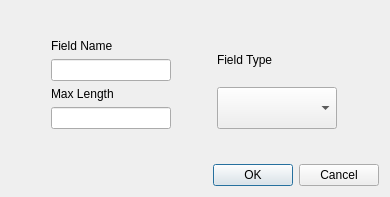
<?xml version="1.0" encoding="UTF-8"?>
<ui version="4.0">
 <class>AddFieldDialog</class>
 <widget class="QDialog" name="AddFieldDialog">
  <property name="geometry">
   <rect>
    <x>0</x>
    <y>0</y>
    <width>390</width>
    <height>197</height>
   </rect>
  </property>
  <property name="windowTitle">
   <string>Add Field</string>
  </property>
  <layout class="QVBoxLayout" name="verticalLayout_2">
   <item>
    <spacer name="verticalSpacer">
     <property name="orientation">
      <enum>Qt::Vertical</enum>
     </property>
     <property name="sizeHint" stdset="0">
      <size>
       <width>20</width>
       <height>40</height>
      </size>
     </property>
    </spacer>
   </item>
   <item>
    <layout class="QHBoxLayout" name="horizontalLayout">
     <item>
      <layout class="QVBoxLayout" name="verticalLayout">
       <item>
        <widget class="QLabel" name="label">
         <property name="maximumSize">
          <size>
           <width>120</width>
           <height>120</height>
          </size>
         </property>
         <property name="text">
          <string>Field Name</string>
         </property>
        </widget>
       </item>
       <item>
        <widget class="QLineEdit" name="fieldNameEdit">
         <property name="maximumSize">
          <size>
           <width>120</width>
           <height>120</height>
          </size>
         </property>
        </widget>
       </item>
       <item>
        <widget class="QLabel" name="labelMaxLength">
         <property name="maximumSize">
          <size>
           <width>120</width>
           <height>16777215</height>
          </size>
         </property>
         <property name="text">
          <string>Max Length</string>
         </property>
        </widget>
       </item>
       <item>
        <widget class="QLineEdit" name="maxLengthEdit">
         <property name="maximumSize">
          <size>
           <width>120</width>
           <height>16777215</height>
          </size>
         </property>
        </widget>
       </item>
      </layout>
     </item>
     <item>
      <layout class="QVBoxLayout" name="verticalLayout_3">
       <item>
        <widget class="QLabel" name="label_2">
         <property name="maximumSize">
          <size>
           <width>120</width>
           <height>120</height>
          </size>
         </property>
         <property name="text">
          <string>Field Type</string>
         </property>
        </widget>
       </item>
       <item>
        <widget class="QComboBox" name="comboBox">
         <property name="maximumSize">
          <size>
           <width>120</width>
           <height>120</height>
          </size>
         </property>
        </widget>
       </item>
      </layout>
     </item>
    </layout>
   </item>
   <item>
    <spacer name="verticalSpacer_2">
     <property name="orientation">
      <enum>Qt::Vertical</enum>
     </property>
     <property name="sizeHint" stdset="0">
      <size>
       <width>20</width>
       <height>40</height>
      </size>
     </property>
    </spacer>
   </item>
   <item>
    <widget class="QDialogButtonBox" name="buttonBox">
     <property name="orientation">
      <enum>Qt::Horizontal</enum>
     </property>
     <property name="standardButtons">
      <set>QDialogButtonBox::Cancel|QDialogButtonBox::Ok</set>
     </property>
    </widget>
   </item>
  </layout>
 </widget>
 <resources/>
 <connections>
  <connection>
   <sender>buttonBox</sender>
   <signal>accepted()</signal>
   <receiver>AddFieldDialog</receiver>
   <slot>accept()</slot>
   <hints>
    <hint type="sourcelabel">
     <x>248</x>
     <y>254</y>
    </hint>
    <hint type="destinationlabel">
     <x>157</x>
     <y>274</y>
    </hint>
   </hints>
  </connection>
  <connection>
   <sender>buttonBox</sender>
   <signal>rejected()</signal>
   <receiver>AddFieldDialog</receiver>
   <slot>reject()</slot>
   <hints>
    <hint type="sourcelabel">
     <x>316</x>
     <y>260</y>
    </hint>
    <hint type="destinationlabel">
     <x>286</x>
     <y>274</y>
    </hint>
   </hints>
  </connection>
  <connection>
   <sender>comboBox</sender>
   <signal>currentIndexChanged(int)</signal>
   <receiver>AddFieldDialog</receiver>
   <slot>index_changed()</slot>
   <hints>
    <hint type="sourcelabel">
     <x>345</x>
     <y>106</y>
    </hint>
    <hint type="destinationlabel">
     <x>194</x>
     <y>98</y>
    </hint>
   </hints>
  </connection>
 </connections>
 <slots>
  <slot>index_changed()</slot>
 </slots>
</ui>
